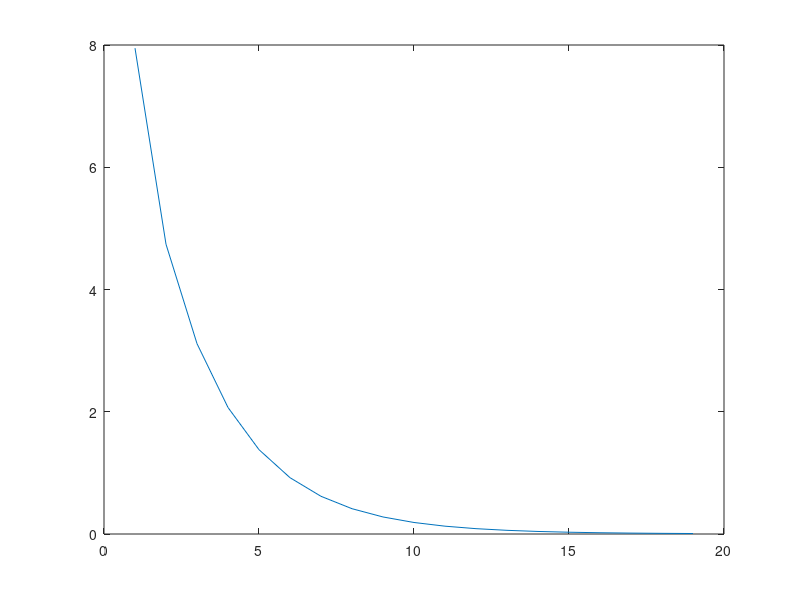
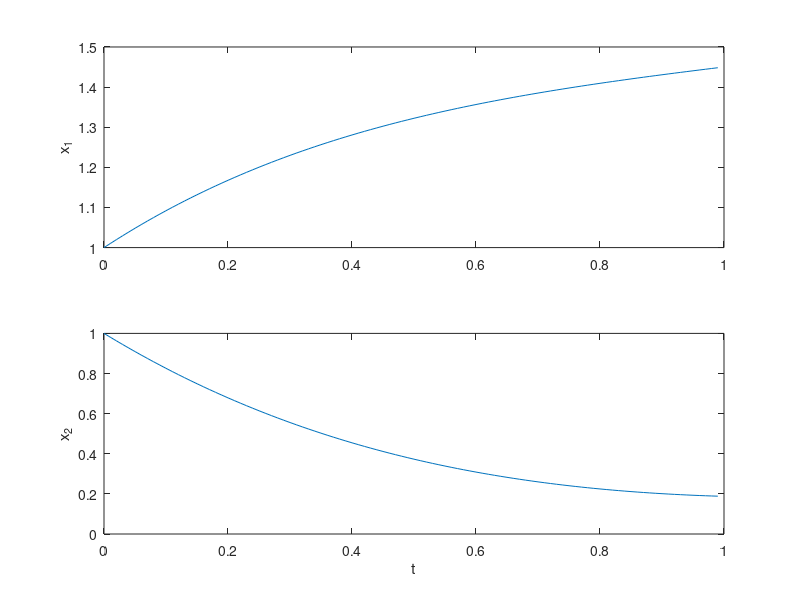

Write MATLAB code to recreate these figures, in order.
%% TESTSHOOTLQ %%
close all;
clear all;
clc;
format short; format compact;

% Cost matrices and system dynamics
Q=eye(2); S=0.5.*eye(2); R=1;
A=[0,1;0,0]; B=[0;1]; n=2;

% Variou s constants
eps=0.01;   % step in testshooting
delta=0.01; % cutoff for gradient descent
gamma=0.1;  % gradient descent step size

T=1; dt=0.01; 
x0=[1;1];
lambda0=[0;0];  % initial guess
G=100;  % lambda0 cost
G_STOR = [];
while (G>delta);
    t=0;
    X=[]; X=[X,x0];
    Lambda=[]; Lambda=[Lambda,lambda0];

    % Test shooting- create variations of lambda0 along N directions
    for i=1:n;
        ei=zeros(n,1); ei(i)=1;
        X=[X,x0];
        Lambda=[Lambda,lambda0+eps.*ei];
    end;

    % Solve forward in time for each perturbed case
    while(t<=T); 
        for i=1:n+1; % Position 1 is the nominal system 
            x=X(:,i);
            lambda=Lambda(:,i);
            u=-inv(R)*B'*lambda;
            dx=A*x+B*u;
            dlambda=-Q*x-A'*lambda;
            x=x+dt.*dx;
            lambda=lambda+dt.*dlambda;
            X(:,i)=x;
            Lambda(:,i)=lambda;
        end;
        t=t+dt;
    end;

    %Compute the gradient dg/dlambda0
    G=norm(Lambda(:,1)-S*X(:,1))^2;
    dG=[];
    for i=2:n+1;
        Gi=norm(Lambda(:,i)-S*X(:,i))^2;
        dG=[dG,(Gi-G)/eps];
    end;

    % gradient descent
    lambda0=lambda0-gamma.*dG';

    G_STOR = [G_STOR G];
end;
plot(G_STOR);
disp(lambda0)
%% Compute the optimal solution
t=0; TT=[]; X=[]; 
x=x0; lambda=lambda0;

while (t<=T);
    TT=[TT,t];
    X=[X,x];
    u=-inv(R)*B'*lambda;
    dx=A*x+B*u;
    dlambda=-Q*x-A'*lambda;
    x=x+dt.*dx;
    lambda=lambda+dt.*dlambda;
    t=t+dt;
end;

% Plot the solution
figure;
subplot(2,1,1)
plot(TT,X(1,:));
ylabel('x_1');
subplot(2,1,2)
plot(TT,X(2,:));
ylabel('x_2');
xlabel('t');
    
    
    
        